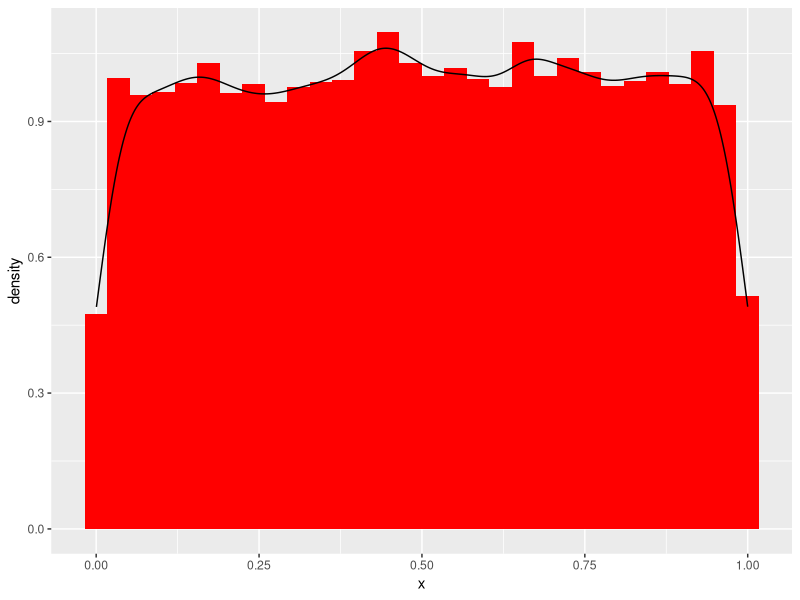
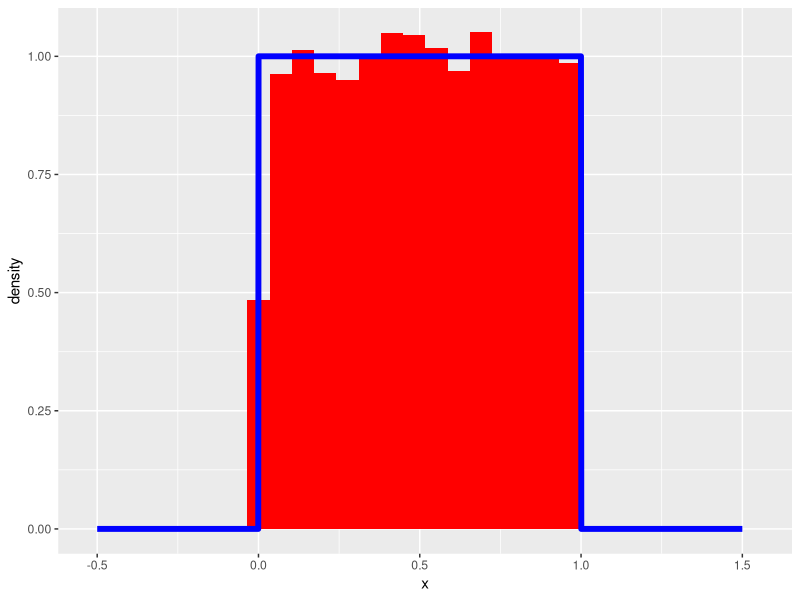
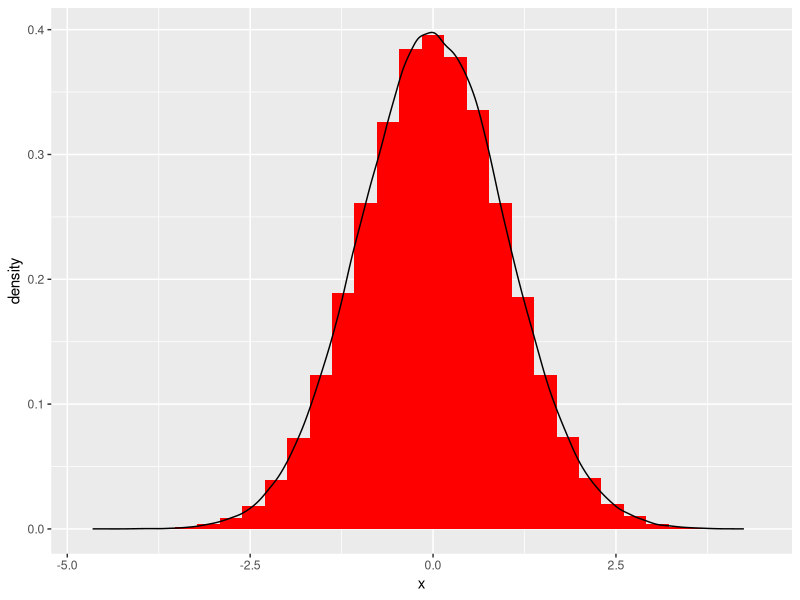
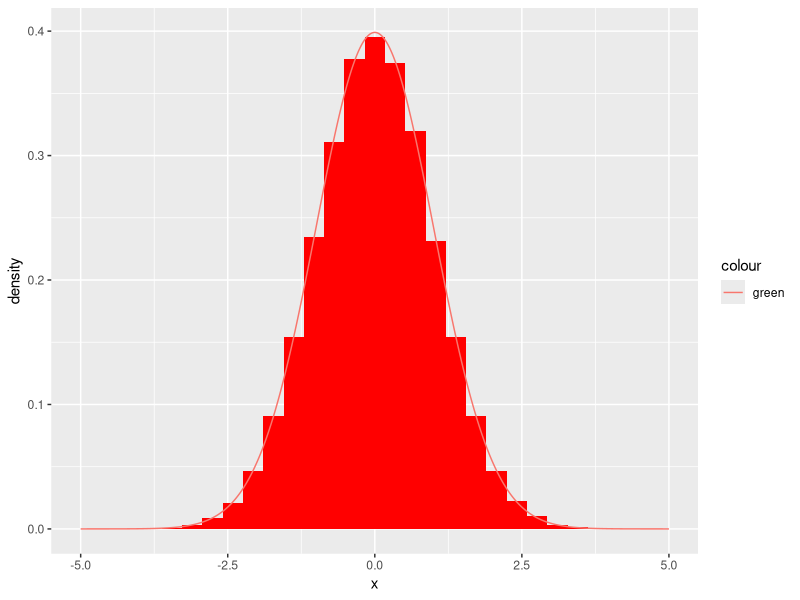
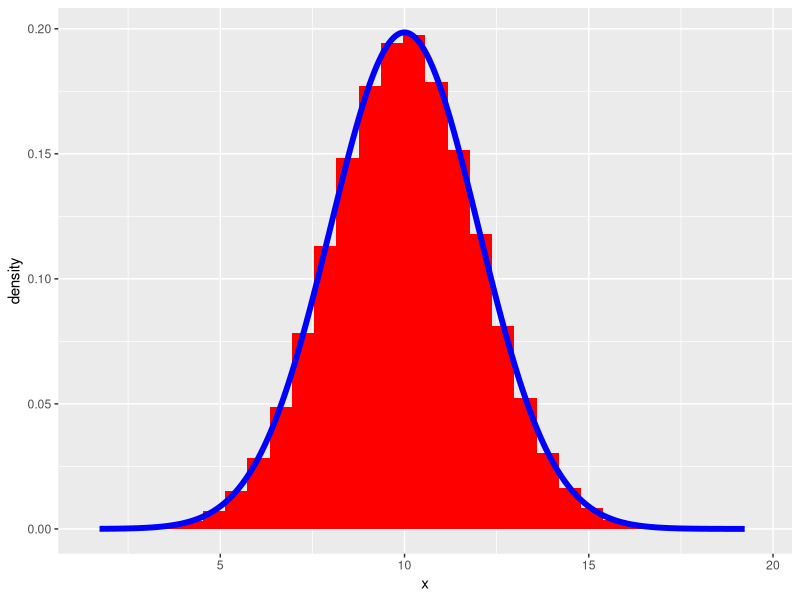
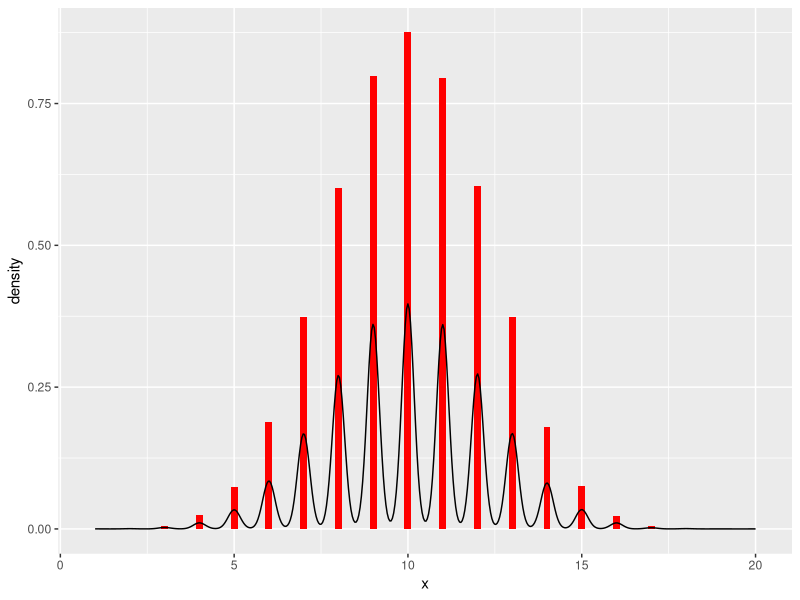
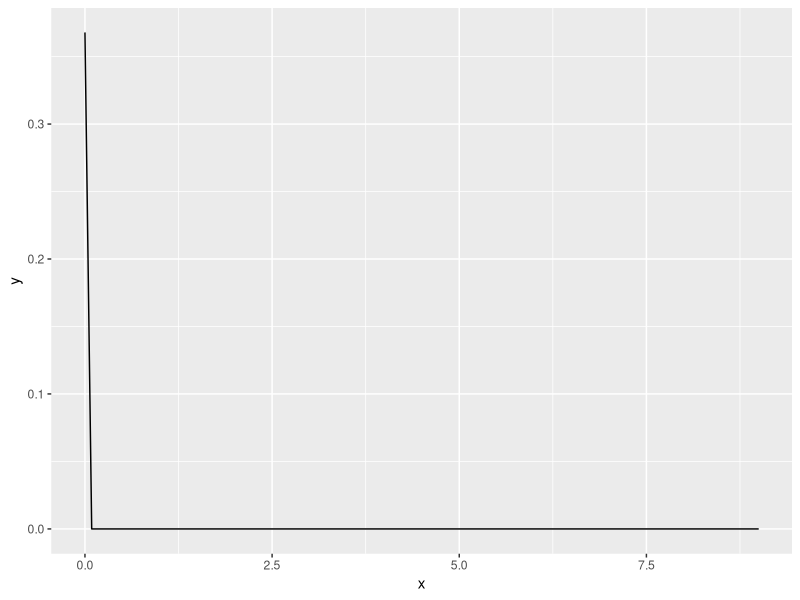

These charts were generated, in order, by the following R code:
require(ggplot2)
# равномерное распределение (unif)
set.seed(1234)
punif(40000,min=30000,max=60000)
qunif(1/3,min=30000,max=60000)
qunif(1/2,min=30000,max=60000)
rnd_unif  <- data.frame(x=runif(20000))
require(ggplot2)
ggplot(data=rnd_unif,aes(x=x,y=..density..))+
  geom_histogram(fill="red")+geom_density()
# график теоретической плотности равномерного распределения, наложеннный на
# гистограмму
fun_unif <- data.frame(x=seq(-.5,1.5,length.out = 2000))

fun_unif$val <- dunif(fun_unif$x,min=0,max=1)
ggplot(data=rnd_unif,aes(x=x,y=..density..))+
  geom_histogram(fill="red")+
    geom_line(data=fun_unif,aes(x,val),size=2,col="blue")


# нормальное  распределение (norm)

rnd_norm<- data.frame(x=rnorm(200000))
ggplot(data=rnd_norm,aes(x=x,y=..density..))+
  geom_histogram(fill="red")+geom_density()
fun_norm  <-data.frame(x = seq(-5,5,length.out = 20000))
fun_norm$val  <-  dnorm(fun_norm$x)
ggplot(data=rnd_norm,aes(x=x,y=..density..))+
  geom_histogram(fill="red")+
#  geom_density()+
  geom_line(data=fun_norm,aes(col="green",x=x,y=val))
# добабление графика функции средсвами ggplot2::stat_func()
rnd_norm_10_2<- data.frame(x=rnorm(200000,mean = 10,sd=2))
ggplot(data=rnd_norm_10_2,aes(x=x))+
  geom_histogram(fill="red",aes(y=..density..))+
  stat_function(data=rnd_norm_10_2,fun=dnorm, col="blue",size=2,n=500,
                args = list(mean=mean(rnd_norm_10_2$x),sd=sd(rnd_norm_10_2$x)))

summary(rnd_norm_10_2)
mean(rnd_norm_10_2$x)
median(rnd_norm_10_2$x)
sd(rnd_norm_10_2$x)
var(rnd_norm_10_2$x)


# биноминальное распределение (binom)
rnd_binom_20<- data.frame(x=rbinom(200000,size=20,prob=0.5))
ggplot(data=rnd_binom_20,aes(x=x,y=..density..))+
  geom_histogram(fill="red",binwidth=0.2)+geom_density()



# распределение Пуассона (pois) The Poisson Distribution

ggplot(data.frame(x=c(0,9)),aes(x)) + stat_function(fun=dpois,args = list(lambda=1))
